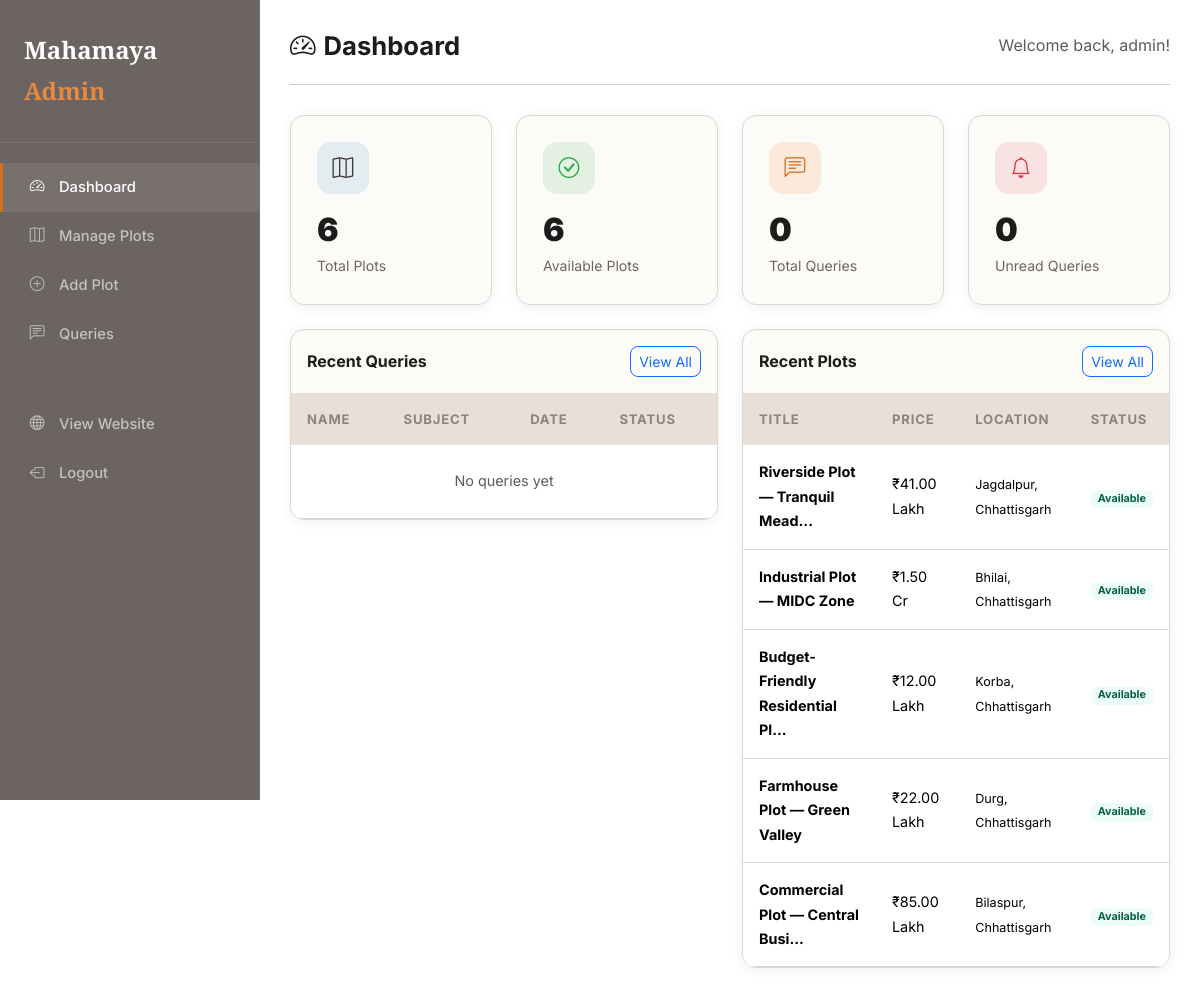
Page /admin/ (signed in) on the committed database.
### models.py (models this page shows, shortened)
class User(UserMixin, db.Model):
    __tablename__ = 'users'
    id = db.Column(db.Integer, primary_key=True)
    username = db.Column(db.String(80), unique=True, nullable=False)
    password_hash = db.Column(db.String(256), nullable=False)
    email = db.Column(db.String(120), unique=True, nullable=True)
    created_at = db.Column(db.DateTime, default=datetime.utcnow)

class Plot(db.Model):
    __tablename__ = 'plots'
    id = db.Column(db.Integer, primary_key=True)
    title = db.Column(db.String(200), nullable=False)
    description = db.Column(db.Text, nullable=True)
    price = db.Column(db.Float, nullable=False)
    location = db.Column(db.String(200), nullable=False)
    size = db.Column(db.String(100), nullable=False)  # e.g., "1200 sq ft"
    plot_type = db.Column(db.String(100), nullable=True, default='Residential')
    image_filename = db.Column(db.String(300), nullable=True, default='default_plot.jpg')
    is_featured = db.Column(db.Boolean, default=False)
    is_available = db.Column(db.Boolean, default=True)
    created_at = db.Column(db.DateTime, default=datetime.utcnow)
    updated_at = db.Column(db.DateTime, default=datetime.utcnow, onupdate=datetime.utcnow)
    def formatted_price(self):
        if self.price >= 10000000:
            return f"₹{self.price / 10000000:.2f} Cr"
        elif self.price >= 100000:
            return f"₹{self.price / 100000:.2f} Lakh"
        else:
            return f"₹{self.price:,.0f}"

### routes/admin.py (the view)
@admin_bp.route('/')
@login_required
def dashboard():
    total_plots = Plot.query.count()
    available_plots = Plot.query.filter_by(is_available=True).count()
    total_queries = Query.query.count()
    unread_queries = Query.query.filter_by(is_read=False).count()
    recent_queries = Query.query.order_by(Query.created_at.desc()).limit(5).all()
    recent_plots = Plot.query.order_by(Plot.created_at.desc()).limit(5).all()
    return render_template(
        'admin/dashboard.html',
        total_plots=total_plots,
        available_plots=available_plots,
        total_queries=total_queries,
        unread_queries=unread_queries,
        recent_queries=recent_queries,
        recent_plots=recent_plots
    )

### app.py (called while the page is built)
def create_app():
    app = Flask(__name__)
    app.config.from_object(Config)
    os.makedirs(app.config['UPLOAD_FOLDER'], exist_ok=True)
    os.makedirs(os.path.join(os.path.dirname(app.config['SQLALCHEMY_DATABASE_URI'].replace('sqlite:///', '')), ''), exist_ok=True)
    instance_path = os.path.join(os.path.abspath(os.path.dirname(__file__)), 'instance')
    os.makedirs(instance_path, exist_ok=True)
    db.init_app(app)
    login_manager.init_app(app)
    @login_manager.user_loader
    def load_user(user_id):
        return User.query.get(int(user_id))
    from routes.main import main_bp
    from routes.admin import admin_bp
    app.register_blueprint(main_bp)
    app.register_blueprint(admin_bp)
    with app.app_context():
        db.create_all()
        seed_admin(app)
        seed_sample_plots()
    register_error_handlers(app)
    return app

### templates/admin/dashboard.html (shortened to what this page needs)
{% extends 'admin/base_admin.html' %}
{% block admin_content %}
<div class="admin-header">
    <h2><i class="bi bi-speedometer2 me-2"></i>Dashboard</h2>
    <span class="text-muted">Welcome back, {{ current_user.username }}!</span>
</div>
<div class="row g-4 mb-4">
    <div class="col-lg-3 col-md-6">
        <div class="stat-card">
            <div class="stat-icon" style="background:rgba(41,128,185,0.12);color:var(--primary-light);"><i class="bi bi-map"></i></div>
            <h3>{{ total_plots }}</h3>
            <p>Total Plots</p>
        </div>
    </div>
    <div class="col-lg-3 col-md-6">
        <div class="stat-card">
            <div class="stat-icon" style="background:rgba(40,167,69,0.12);color:#28a745;"><i class="bi bi-check-circle"></i></div>
            <h3>{{ available_plots }}</h3>
            <p>Available Plots</p>
        </div>
    </div>
    <div class="col-lg-3 col-md-6">
        <div class="stat-card">
            <div class="stat-icon" style="background:rgba(232,98,10,0.12);color:var(--accent);"><i class="bi bi-chat-left-text"></i></div>
            <h3>{{ total_queries }}</h3>
            <p>Total Queries</p>
        </div>
    </div>
    <div class="col-lg-3 col-md-6">
        <div class="stat-card">
            <div class="stat-icon" style="background:rgba(220,53,69,0.12);color:#dc3545;"><i class="bi bi-bell"></i></div>
            <h3>{{ unread_queries }}</h3>
            <p>Unread Queries</p>
        </div>
    </div>
</div>
<div class="row g-4">
    <div class="col-lg-6">
        <div class="admin-table">
            <div class="p-3 d-flex justify-content-between align-items-center" style="border-bottom:1px solid var(--border);">
                <h5 class="mb-0" style="font-family:'Inter',sans-serif;font-weight:700;font-size:1rem;">Recent Queries</h5>
                <a href="{{ url_for('admin.queries') }}" class="btn btn-sm btn-outline-primary" style="border-radius:8px;">View All</a>
            </div>
            <div class="table-responsive">
                <table class="table mb-0">
                    <thead><tr><th>Name</th><th>Subject</th><th>Date</th><th>Status</th></tr></thead>
                    <tbody>
                        {% if not recent_queries %}
                        <tr><td colspan="4" class="text-center text-muted py-4">No queries yet</td></tr>
                        {% endif %}
                    </tbody>
                </table>
            </div>
        </div>
    </div>
    <div class="col-lg-6">
        <div class="admin-table">
            <div class="p-3 d-flex justify-content-between align-items-center" style="border-bottom:1px solid var(--border);">
                <h5 class="mb-0" style="font-family:'Inter',sans-serif;font-weight:700;font-size:1rem;">Recent Plots</h5>
                <a href="{{ url_for('admin.manage_plots') }}" class="btn btn-sm btn-outline-primary" style="border-radius:8px;">View All</a>
            </div>
            <div class="table-responsive">
                <table class="table mb-0">
                    <thead><tr><th>Title</th><th>Price</th><th>Location</th><th>Status</th></tr></thead>
                    <tbody>
                        {% for p in recent_plots %}
                        <tr>
                            <td><strong>{{ p.title[:30] }}{% if p.title|length > 30 %}...{% endif %}</strong></td>
                            <td>{{ p.formatted_price() }}</td>
                            <td><small>{{ p.location }}</small></td>
                            <td>{% if p.is_available %}<span class="badge badge-available">Available</span>{% else %}<span class="badge badge-sold">Sold</span>{% endif %}</td>
                        </tr>
                        {% endfor %}
                    </tbody>
                </table>
            </div>
        </div>
    </div>
</div>
{% endblock %}

### templates/admin/base_admin.html (shortened to what this page needs)
<!DOCTYPE html>
<html lang="en">
<head>
    <link href="https://cdn.jsdelivr.net/npm/bootstrap@5.3.3/dist/css/bootstrap.min.css" rel="stylesheet">
    <link href="https://cdn.jsdelivr.net/npm/bootstrap-icons@1.11.3/font/bootstrap-icons.css" rel="stylesheet">
    <link href="{{ url_for('static', filename='css/style.css') }}" rel="stylesheet">
</head>
<body style="background:var(--bg);">
    <aside class="admin-sidebar">
        <div class="brand">
            Mahamaya <span>Admin</span>
        </div>
        <nav>
            <a href="{{ url_for('admin.dashboard') }}" class="admin-nav-link {% if request.endpoint == 'admin.dashboard' %}active{% endif %}"><i class="bi bi-speedometer2"></i> Dashboard</a>
            <a href="{{ url_for('admin.manage_plots') }}" class="admin-nav-link {% if 'plot' in request.endpoint %}active{% endif %}"><i class="bi bi-map"></i> Manage Plots</a>
            <a href="{{ url_for('admin.add_plot') }}" class="admin-nav-link"><i class="bi bi-plus-circle"></i> Add Plot</a>
            <a href="{{ url_for('admin.queries') }}" class="admin-nav-link {% if 'quer' in request.endpoint %}active{% endif %}"><i class="bi bi-chat-left-text"></i> Queries</a>
            <hr style="border-color:rgba(255,255,255,0.1);margin:20px 24px;">
            <a href="{{ url_for('main.home') }}" class="admin-nav-link"><i class="bi bi-globe"></i> View Website</a>
            <a href="{{ url_for('admin.logout') }}" class="admin-nav-link"><i class="bi bi-box-arrow-left"></i> Logout</a>
        </nav>
    </aside>
    <div class="admin-content">
        {% block admin_content %}{% endblock %}
    </div>
</body>
</html>

### static/css/style.css (style rules this page uses)
:root { --cement-dark: #4a4543; --cement: #6b6462; --cement-mid: #8a8280; --cement-light: #a89f9b; --concrete: #b8b0ab; --concrete-light: #cec7c2; --concrete-lighter: #ddd7d3; --sand: #e8e0d8; --sand-light: #f0ebe6; --sand-lighter: #f7f4f0; --cream: #fdfbf8; --warm-white: #fffdf9; --accent: #d4701e; --accent-light: #e88a3a; --accent-dark: #b55a0f; --rust: #c2622a; --brick: #a0522d; --text-dark: #1e1c1b; --text-body: #3d3836; --text-light: #6e6562; --text-muted: #8a8380; --shadow-sm: 0 2px 12px rgba(74, 69, 67, 0.08); --shadow-md: 0 8px 30px rgba(74, 69, 67, 0.12); --shadow-lg: 0 20px 60px rgba(74, 69, 67, 0.18); --radius: 14px; --radius-lg: 22px; --transition: all .35s cubic-bezier(.4, 0, .2, 1); }
* { margin: 0; padding: 0; box-sizing: border-box }
body { font-family: 'Inter', sans-serif; background: var(--sand-lighter); color: var(--text-body); line-height: 1.7; overflow-x: hidden; background-image: url('../img/cement-light.jpg'); background-repeat: repeat; background-size: 500px; background-blend-mode: multiply }
h1, h2, h3, h4, h5, h6 { font-family: 'Playfair Display', serif; color: var(--text-dark); font-weight: 700; line-height: 1.25 }
a { text-decoration: none; color: var(--text-dark); transition: var(--transition) }
.admin-sidebar { background: var(--cement); min-height: 100vh; padding: 20px 0; color: #fff; position: fixed; width: 260px; z-index: 100; overflow-y: auto; border-right: 1px solid rgba(255, 255, 255, 0.08) }
.admin-sidebar .brand { padding: 10px 24px 30px; font-family: 'Playfair Display', serif; font-size: 1.5rem; font-weight: 700; border-bottom: 1px solid rgba(255, 255, 255, 0.08); margin-bottom: 20px }
.admin-sidebar .brand span { color: var(--accent-light) }
.admin-nav-link { display: flex; align-items: center; gap: 12px; padding: 12px 24px; color: rgba(255, 255, 255, 0.6); font-size: .92rem; font-weight: 500; transition: var(--transition); border-left: 3px solid transparent }
.admin-nav-link:hover, .admin-nav-link.active { color: #fff; background: rgba(255, 255, 255, 0.08); border-left-color: var(--accent) }
.admin-nav-link i { width: 20px; text-align: center }
.admin-content { margin-left: 260px; padding: 30px; min-height: 100vh }
.admin-header { display: flex; justify-content: space-between; align-items: center; margin-bottom: 30px; padding-bottom: 22px; border-bottom: 1px solid var(--concrete-light) }
.admin-header h2 { font-family: 'Inter', sans-serif; font-size: 1.6rem; font-weight: 700; margin: 0 }
.stat-card { background: var(--cream); border-radius: var(--radius); padding: 26px; box-shadow: var(--shadow-sm); border: 1px solid var(--concrete-lighter); transition: var(--transition) }
.stat-card .stat-icon { width: 52px; height: 52px; border-radius: 14px; display: flex; align-items: center; justify-content: center; font-size: 1.3rem; margin-bottom: 16px }
.stat-card h3 { font-family: 'Inter', sans-serif; font-size: 2rem; font-weight: 900; margin-bottom: 4px }
.stat-card p { color: var(--text-light); font-size: .88rem; margin: 0 }
.admin-table { background: var(--cream); border-radius: var(--radius); overflow: hidden; box-shadow: var(--shadow-sm); border: 1px solid var(--concrete-lighter) }
.admin-table table { margin: 0 }
.admin-table th { background: var(--sand); font-weight: 700; font-size: .82rem; text-transform: uppercase; letter-spacing: .8px; color: var(--text-muted); border: none; padding: 15px 16px }
.admin-table td { padding: 15px 16px; vertical-align: middle; border-color: var(--concrete-lighter); font-size: .9rem }
.page-loaded { opacity: 1; }
.badge-available { background: #ecfdf5; color: #065f46 }

### rows in the picture
User: username "admin"
Plot: title "Riverside Plot — Tranquil Mead", formatted_price "₹41.00 Lakh", location "Jagdalpur, Chhattisgarh", is_available "Available"
Plot: title "Industrial Plot — MIDC Zone", formatted_price "₹1.50 Cr", location "Bhilai, Chhattisgarh", is_available "Available"
Plot: title "Budget-Friendly Residential Pl", formatted_price "₹12.00 Lakh", location "Korba, Chhattisgarh", is_available "Available"
Plot: title "Farmhouse Plot — Green Valley", formatted_price "₹22.00 Lakh", location "Durg, Chhattisgarh", is_available "Available"
Plot: title "Commercial Plot — Central Busi", formatted_price "₹85.00 Lakh", location "Bilaspur, Chhattisgarh", is_available "Available"

### other values in the picture
{{ total_plots }} "6"
{{ available_plots }} "6"
{{ total_queries }} "0"
{{ unread_queries }} "0"
